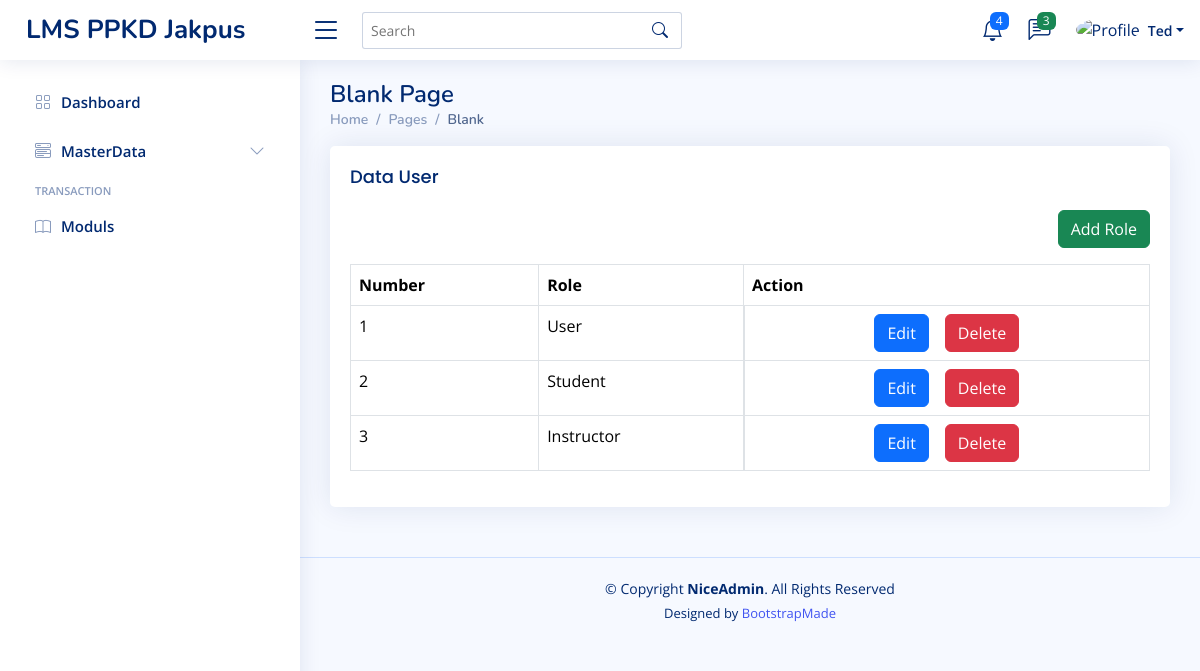
The app's page /home.php?page=/rol/role (signed in), older data.
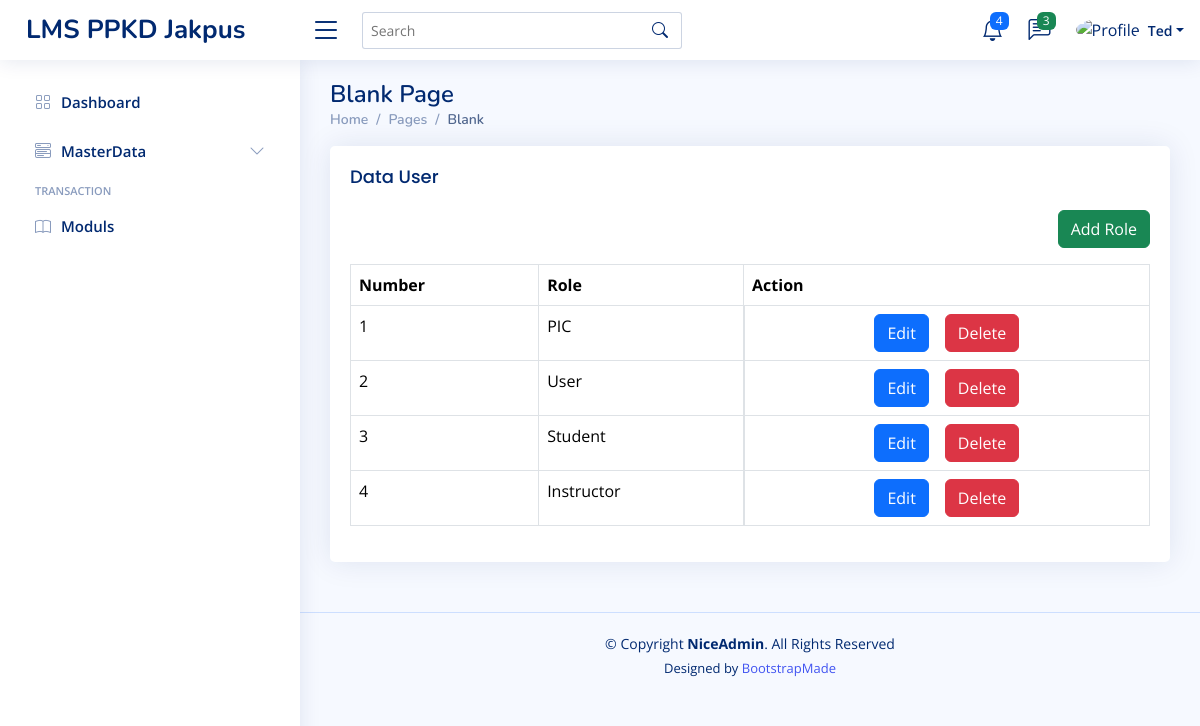
The same page, newer data.
### tables this page shows
CREATE TABLE `roles` (
  `role_id` int(11) NOT NULL,
  `role_name` varchar(30) NOT NULL,
  `created_at` timestamp NOT NULL DEFAULT current_timestamp(),
  `updated_at` timestamp NULL DEFAULT NULL ON UPDATE current_timestamp()
);

### content/rol/role.php (the view)
<?php
$query = mysqli_query($config, "SELECT * FROM roles ORDER BY role_id DESC");
$row = mysqli_fetch_all($query, MYSQLI_ASSOC);
?>
<div class="row">
    <div class="col-12">
        <div class="card">
            <div class="card-body ">
                <h5 class="card-title">Data User</h5>
                <div class="mb-3" align="right">
                    <a href="?page=/rol/add_role&new_role" class="btn btn-success">Add Role</a>
                </div>
                <div class="table-responsive">
                    <table class="table table-bordered">
                        <thead class="">
                            <tr>
                                <th>Number</th>
                                <th>Role</th>
                                <th>Action</th>
                            </tr>
                        </thead>
                        <tbody>
                            <?php foreach ($row as $key => $role) : ?>
                                <tr>
                                    <td><?= $key += 1 ?></td>
                                    <td><?= $role['role_name'] ?></td>
                                    <td class="d-flex justify-content-center">
                                        <a href="?page=/rol/add_role&edit=<?= $role['role_id'] ?>"
                                            class="btn btn-primary me-2 ms-2">Edit</a>
                                        <a onclick="return confirm('Are you Sure Want to Delete This Data??')"
                                            href="?page=/rol/add_role&delete=<?= $role['role_id'] ?>"
                                            class="btn btn-danger me-2 ms-2">Delete</a>
                                    </td>
                                </tr>
                            <?php endforeach ?>
                        </tbody>
                    </table>
                </div>
            </div>
        </div>
    </div>
</div>

### home.php (shortened to what this page needs)
<!DOCTYPE html>
<html lang="en">
<head>
    <link href="assets/vendor/bootstrap/css/bootstrap.min.css" rel="stylesheet">
    <link href="assets/vendor/bootstrap-icons/bootstrap-icons.css" rel="stylesheet">
    <link href="assets/vendor/boxicons/css/boxicons.min.css" rel="stylesheet">
    <link href="assets/vendor/quill/quill.snow.css" rel="stylesheet">
    <link href="assets/vendor/quill/quill.bubble.css" rel="stylesheet">
    <link href="assets/vendor/remixicon/remixicon.css" rel="stylesheet">
    <link href="assets/vendor/simple-datatables/style.css" rel="stylesheet">
    <link href="assets/css/style.css" rel="stylesheet">
</head>
<body>
    <?php include "inc/header.php"; ?>
    <?php include "inc/sidebar.php"; ?>
    <main id="main" class="main">
        <div class="pagetitle">
            <h1>Blank Page</h1>
            <nav>
                <ol class="breadcrumb">
                    <li class="breadcrumb-item"><a href="index.html">Home</a></li>
                    <li class="breadcrumb-item">Pages</li>
                    <li class="breadcrumb-item active">Blank</li>
                </ol>
            </nav>
        </div>
        <section class="section">
            <?php
            if (isset($_GET['page'])) {
                if (file_exists("content/" . $_GET['page'] . ".php")) {
                    include "content/" . $_GET['page'] . ".php";
                } else {
                    include "content/404.php";
                }
            } else {
                include "content/dashboard.php";
            }
            ?>
        </section>
    </main>
    <footer id="footer" class="footer">
        <div class="copyright">
            &copy; Copyright <strong><span>NiceAdmin</span></strong>. All Rights Reserved
        </div>
        <div class="credits">
            Designed by <a href="https://bootstrapmade.com/">BootstrapMade</a>
        </div>
    </footer>
</body>
</html>

### inc/header.php (shortened to what this page needs)
<?php
$name = isset($_SESSION['USER_NAME']) ? $_SESSION['USER_NAME'] : '';
?>
<header id="header" class="header fixed-top d-flex align-items-center">
    <div class="d-flex align-items-center justify-content-between">
        <a href="index.html" class="logo d-flex align-items-center">
            <span class="d-none d-lg-block">LMS PPKD Jakpus</span>
        </a>
        <i class="bi bi-list toggle-sidebar-btn"></i>
    </div>
    <div class="search-bar">
        <form class="search-form d-flex align-items-center" method="POST" action="#">
            <input type="text" name="query" placeholder="Search" title="Enter search keyword">
            <button type="submit" title="Search"><i class="bi bi-search"></i></button>
        </form>
    </div>
    <nav class="header-nav ms-auto">
        <ul class="d-flex align-items-center">
            <li class="nav-item dropdown">
                <a class="nav-link nav-icon" href="#" data-bs-toggle="dropdown">
                    <i class="bi bi-bell"></i>
                    <span class="badge bg-primary badge-number">4</span>
                </a>
            </li>
            <li class="nav-item dropdown">
                <a class="nav-link nav-icon" href="#" data-bs-toggle="dropdown">
                    <i class="bi bi-chat-left-text"></i>
                    <span class="badge bg-success badge-number">3</span>
                </a>
            </li>
            <li class="nav-item dropdown pe-3">
                <a class="nav-link nav-profile d-flex align-items-center pe-0" href="#" data-bs-toggle="dropdown">
                    <img src="assets/img/profile-img.jpg" alt="Profile" class="rounded-circle">
                    <span class="d-none d-md-block dropdown-toggle ps-2"><?= $name ?></span>
                </a>
            </li>
        </ul>
    </nav>
</header>

### inc/sidebar.php (shortened to what this page needs)
<aside id="sidebar" class="sidebar">
    <ul class="sidebar-nav" id="sidebar-nav">
        <li class="nav-item">
            <a class="nav-link collapsed" href="index.html">
                <i class="bi bi-grid"></i>
                <span>Dashboard</span>
            </a>
        </li>
        <li class="nav-item">
            <a class="nav-link collapsed" data-bs-target="#components-nav" data-bs-toggle="collapse" href="#">
                <i class="bi bi-menu-button-wide"></i><span>MasterData</span><i class="bi bi-chevron-down ms-auto"></i>
            </a>
        </li>
        <li class="nav-heading">Transaction</li>
        <li class="nav-item">
            <a class="nav-link collapsed" href="?page=/mod/moduls">
                <i class="bi bi-book"></i>
                <span>Moduls</span>
            </a>
        </li>
    </ul>
</aside>

### assets/css/style.css (style rules this page uses)
:root { scroll-behavior: smooth; }
body { font-family: "Open Sans", sans-serif; background: #f6f9ff; color: #444444; }
a { color: #4154f1; text-decoration: none; }
h1, h2, h3, h4, h5, h6 { font-family: "Nunito", sans-serif; }
#main { margin-top: 60px; padding: 20px 30px; transition: all 0.3s; }
.pagetitle { margin-bottom: 10px; }
.pagetitle h1 { font-size: 24px; margin-bottom: 0; font-weight: 600; color: #012970; }
.card { margin-bottom: 30px; border: none; border-radius: 5px; box-shadow: 0px 0 30px rgba(1, 41, 112, 0.1); }
.card-title { padding: 20px 0 15px 0; font-size: 18px; font-weight: 500; color: #012970; font-family: "Poppins", sans-serif; }
.card-body { padding: 0 20px 20px 20px; }
.breadcrumb { font-size: 14px; font-family: "Nunito", sans-serif; color: #899bbd; font-weight: 600; }
.breadcrumb a { color: #899bbd; transition: 0.3s; }
.breadcrumb .breadcrumb-item::before { color: #899bbd; }
.breadcrumb .active { color: #51678f; font-weight: 600; }
.logo { line-height: 1; }
@media (min-width: 1200px) { .logo { width: 280px; } }
.logo span { font-size: 26px; font-weight: 700; color: #012970; font-family: "Nunito", sans-serif; }
.header { transition: all 0.5s; z-index: 997; height: 60px; box-shadow: 0px 2px 20px rgba(1, 41, 112, 0.1); background-color: #fff; padding-left: 20px; }
.header .toggle-sidebar-btn { font-size: 32px; padding-left: 10px; cursor: pointer; color: #012970; }
.header .search-bar { min-width: 360px; padding: 0 20px; }
.header .search-form { width: 100%; }
.header .search-form input { border: 0; font-size: 14px; color: #012970; border: 1px solid rgba(1, 41, 112, 0.2); padding: 7px 38px 7px 8px; border-radius: 3px; transition: 0.3s; width: 100%; }
.header .search-form button { border: 0; padding: 0; margin-left: -30px; background: none; }
.header .search-form button i { color: #012970; }
.header-nav ul { list-style: none; }
.header-nav>ul { margin: 0; padding: 0; }
.header-nav .nav-icon { font-size: 22px; color: #012970; margin-right: 25px; position: relative; }
.header-nav .nav-profile { color: #012970; }
.header-nav .nav-profile img { max-height: 36px; }
.header-nav .nav-profile span { font-size: 14px; font-weight: 600; }
.header-nav .badge-number { position: absolute; inset: -2px -5px auto auto; font-weight: normal; font-size: 12px; padding: 3px 6px; }
.sidebar { position: fixed; top: 60px; left: 0; bottom: 0; width: 300px; z-index: 996; transition: all 0.3s; padding: 20px; overflow-y: auto; scrollbar-width: thin; scrollbar-color: #aab7cf transparent; box-shadow: 0px 0px 20px rgba(1, 41, 112, 0.1); background-color: #fff; }
@media (min-width: 1200px) { #main, #footer { margin-left: 300px; } }
.sidebar-nav { padding: 0; margin: 0; list-style: none; }
.sidebar-nav li { padding: 0; margin: 0; list-style: none; }
.sidebar-nav .nav-item { margin-bottom: 5px; }
.sidebar-nav .nav-heading { font-size: 11px; text-transform: uppercase; color: #899bbd; font-weight: 600; margin: 10px 0 5px 15px; }
.sidebar-nav .nav-link { display: flex; align-items: center; font-size: 15px; font-weight: 600; color: #4154f1; transition: 0.3; background: #f6f9ff; padding: 10px 15px; border-radius: 4px; }
.sidebar-nav .nav-link i { font-size: 16px; margin-right: 10px; color: #4154f1; }
.sidebar-nav .nav-link.collapsed { color: #012970; background: #fff; }
.sidebar-nav .nav-link.collapsed i { color: #899bbd; }
.sidebar-nav .nav-link .bi-chevron-down { margin-right: 0; transition: transform 0.2s ease-in-out; }
.footer { padding: 20px 0; font-size: 14px; transition: all 0.3s; border-top: 1px solid #cddfff; }
.footer .copyright { text-align: center; color: #012970; }
.footer .credits { padding-top: 5px; text-align: center; font-size: 13px; color: #012970; }

Row changes from the older to the newer data that the page shows:
added roles: key "1", role_name "PIC"
computed for roles "User": key "1" → "2"
computed for roles "Student": key "2" → "3"
computed for roles "Instructor": key "3" → "4"
